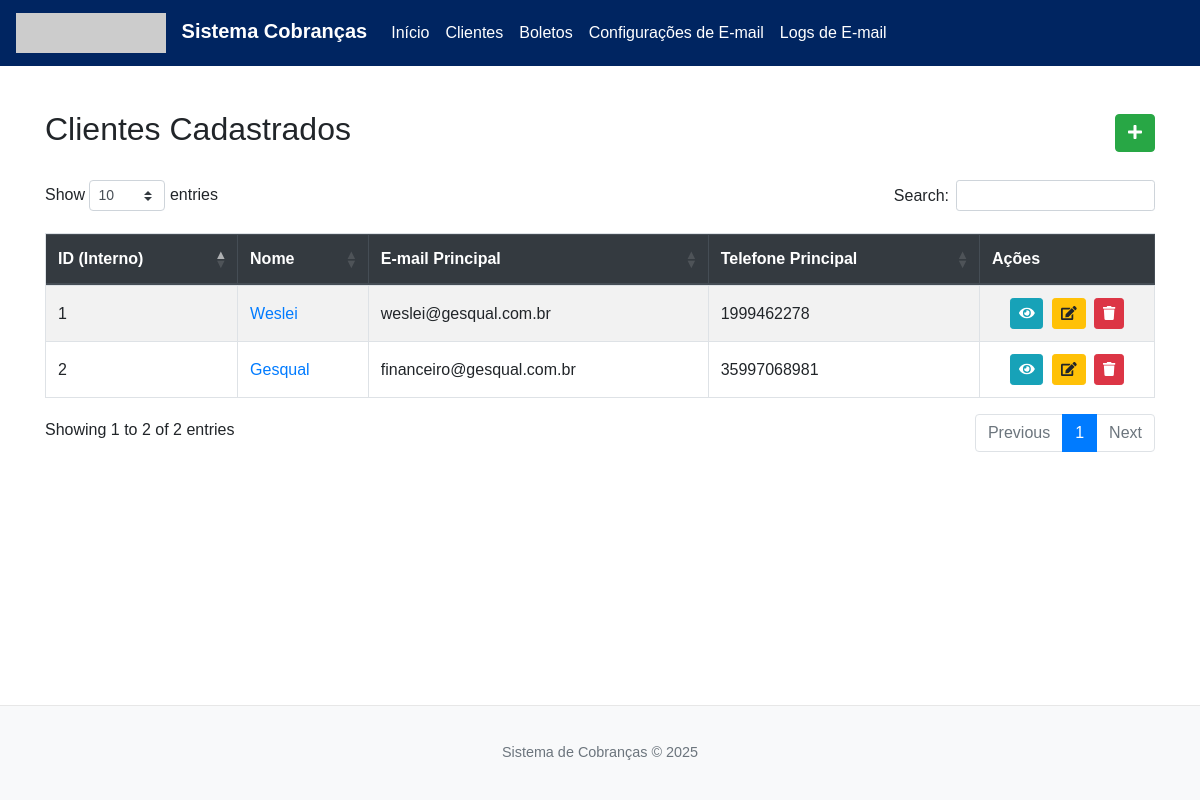
The app's page /clientes, older data.
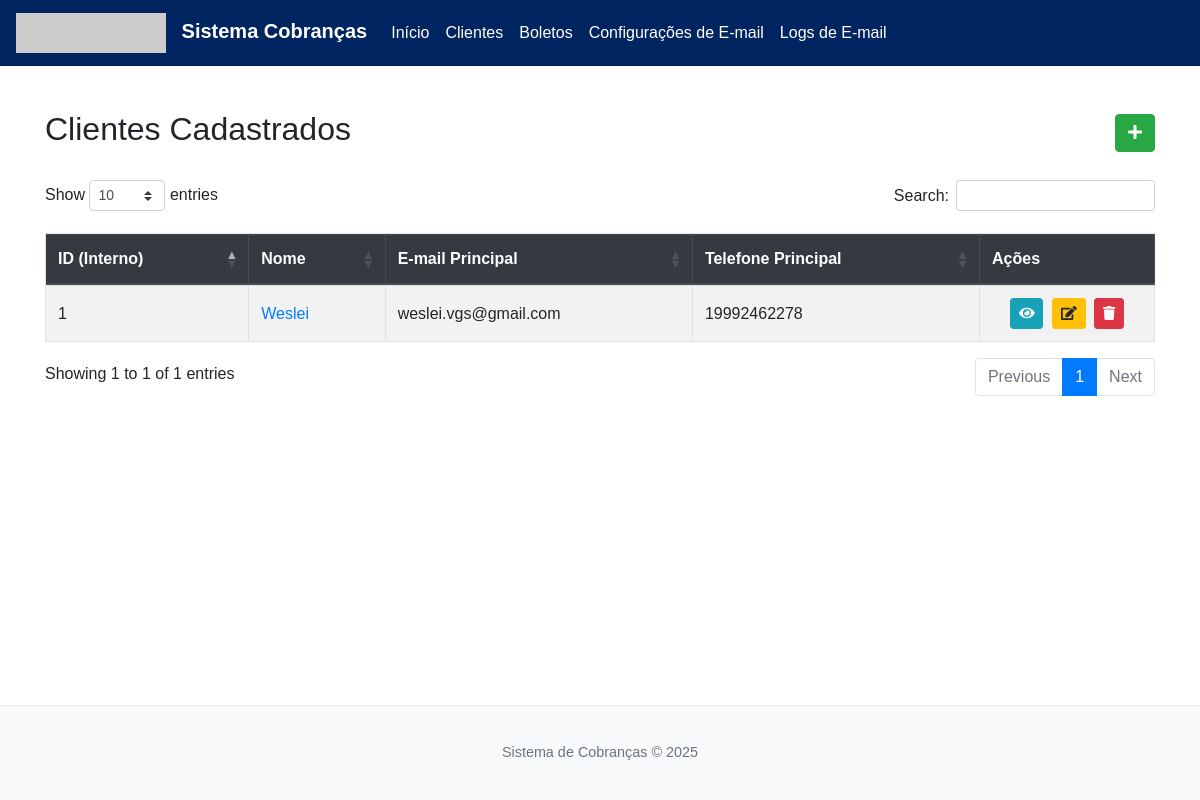
The same page, newer data.
### database.py (models this page shows, shortened)
class Cliente(db.Model):
    __tablename__ = 'cliente'
    id = db.Column(db.Integer, primary_key=True)
    public_id = db.Column(db.String(36), unique=True, nullable=False)
    nome = db.Column(db.String(150), nullable=False)
    email_principal = db.Column(db.String(120), unique=True, nullable=True)
    telefone_principal = db.Column(db.String(20), nullable=True)
    contatos = db.relationship('Contato', backref='cliente', lazy=True, cascade="all, delete-orphan")
    boletos = db.relationship('Boleto', backref='cliente', lazy=True, cascade="all, delete-orphan")
    __table_args__ = (Index('ix_cliente_public_id', 'public_id'),)

### app.py (the view)
@main_bp.route('/clientes')
def listar_clientes():
    search_term = request.args.get('q_cliente', '')
    query = Cliente.query.order_by(Cliente.nome)
    if search_term:
        query = query.filter(Cliente.nome.ilike(f'%{search_term}%'))
    todos_os_clientes = query.all()
    return render_template('clientes.html',
                           lista_completa_clientes=todos_os_clientes,
                           search_term_cliente=search_term)

### database.py (called while the page is built)
@event.listens_for(Engine, "connect")
def _set_sqlite_pragma(dbapi_connection, connection_record):
    if isinstance(dbapi_connection, SQLite3Connection):
        cursor = dbapi_connection.cursor()
        cursor.execute("PRAGMA foreign_keys=ON;")
        cursor.close()

### templates/clientes.html (shortened to what this page needs)
{% extends "base.html" %}
{% block head_extra %}
<link rel="stylesheet" href="https://cdnjs.cloudflare.com/ajax/libs/font-awesome/5.15.3/css/all.min.css">
<link rel="stylesheet" href="https://cdn.datatables.net/1.13.8/css/dataTables.bootstrap4.min.css">
{% endblock %}
{% block content %}
<div class="d-flex justify-content-between align-items-center mb-3">
    <h2>Clientes Cadastrados</h2>
    <a href="{{ url_for('main.novo_cliente') }}" class="btn btn-success" title="Novo Cliente">
        <i class="fas fa-plus"></i>
    </a>
</div>
{% if lista_completa_clientes %}
<div class="table-responsive">
    <table id="clientesTable" class="table table-hover table-striped table-bordered" style="width:100%">
        <thead class="thead-dark">
            <tr>
                <th>ID (Interno)</th>
                <th>Nome</th>
                <th>E-mail Principal</th>
                <th>Telefone Principal</th>
                <th class="actions-col no-sort">Ações</th>
            </tr>
        </thead>
        <tbody>
            {% for cliente in lista_completa_clientes %}
            <tr>
                <td>{{ cliente.id }}</td>
                <td><a href="{{ url_for('main.view_cliente', public_id=cliente.public_id) }}">{{ cliente.nome }}</a></td>
                <td>{{ cliente.email_principal }}</td>
                <td>{{ cliente.telefone_principal if cliente.telefone_principal else '-' }}</td>
                <td class="actions-col text-center">
                    <a href="{{ url_for('main.view_cliente', public_id=cliente.public_id) }}" class="btn btn-info btn-sm" title="Visualizar"><i class="fas fa-eye"></i></a>
                    <a href="{{ url_for('main.editar_cliente', public_id=cliente.public_id) }}" class="btn btn-warning btn-sm" title="Editar"><i class="fas fa-edit"></i></a>
                    <button type="button" class="btn btn-danger btn-sm" data-toggle="modal" data-target="#confirmDeleteModal{{ cliente.id }}" title="Excluir">
                        <i class="fas fa-trash"></i>
                    </button>
                </td>
            </tr>
            {% endfor %}
        </tbody>
    </table>
</div>
{% else %}
    <div class="alert alert-info" role="alert">
        Nenhum cliente cadastrado ainda. <a href="{{ url_for('main.novo_cliente') }}" class="alert-link">Clique aqui para adicionar o primeiro cliente.</a>
    </div>
{% endif %}
{% endblock %}

Row changes from the older to the newer data that the page shows:
removed Cliente: id "2", nome "Gesqual", email_principal "financeiro@gesqual.com.br", telefone_principal "35997068981"
changed Cliente "Weslei": email_principal "weslei@gesqual.com.br" → "weslei.vgs@gmail.com"; telefone_principal "1999462278" → "19992462278"
Text that changed along with them:
text written by a page script: "Show entries Search: Showing 1 to 2 of 2 entries Previous 1 Next" → "Show entries Search: Showing 1 to 1 of 1 entries Previous 1 Next"
